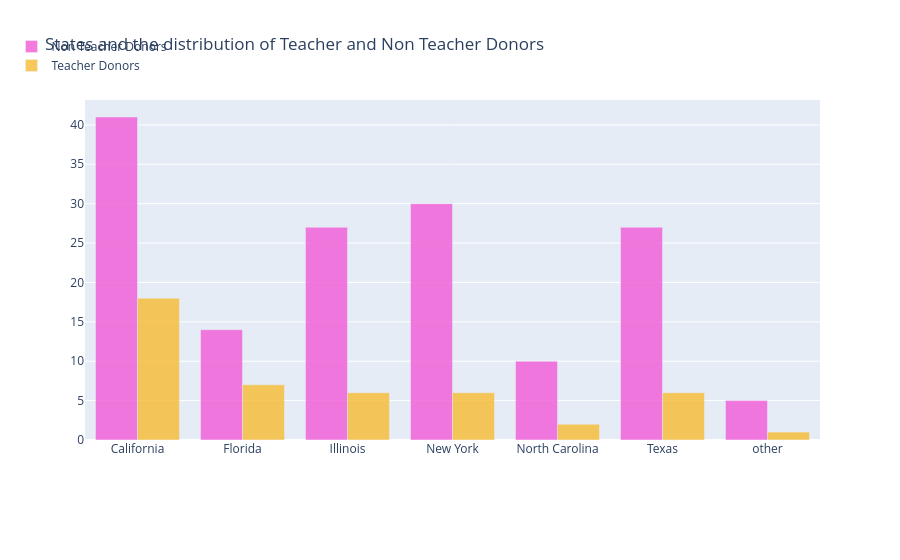

The notebook cell saved with this chart:
### Markdown cell above
Aunque el mayor número absoluto de donantes proviene del estado de **California**, ubicado en la costa oeste de Estados Unidos, se observa que la región de la **costa este** presenta una mayor densidad de donantes en comparación relativa.

Esto sugiere una distribución más concentrada en estados del este, donde la participación por área geográfica es más intensa. Adicionalmente, se identifica presencia de donantes en estados menos poblados como **Hawaii** y **Alaska**, lo que indica una cobertura amplia a nivel nacional.

En conjunto, estos resultados muestran que la actividad de donación no se limita a los principales centros urbanos, sino que está distribuida en distintas regiones del país con diferentes niveles de intensidad.

---

## <a id="2.6">2.6 Número de Docentes y Donantes No Docentes por Estado</a>

### Code cell
# which city and state has maximum teacher donors 
tempdf = donors_df.groupby(['Donor State', 'Donor Is Teacher']).agg({'Donor Is Teacher' : 'count' }).rename(columns={'Donor Is Teacher' : 'Teacher Donor Counts'}).reset_index()

no_df = tempdf[tempdf['Donor Is Teacher']=='No']
no_x = no_df['Donor State']
no_y = no_df['Teacher Donor Counts']
yes_df = tempdf[tempdf['Donor Is Teacher']=='Yes']
yes_x = yes_df['Donor State']
yes_y = yes_df['Teacher Donor Counts']

trace1 = go.Bar(
    x=no_x,
    y=no_y,
    name='Non Teacher Donors',
    marker=dict(color='#f259d6'),
    opacity=0.8
)
trace2 = go.Bar(
    x=yes_x,
    y=yes_y,
    name='Teacher Donors',
    marker=dict(color='#f7bb31'),
    opacity=0.8
)

data = [trace1, trace2]
layout = go.Layout(
    barmode='group',
    legend=dict(dict(x=-.1, y=1.2)),
    margin=dict(b=120),
    title = 'States and the distribution of Teacher and Non Teacher Donors',
)

fig = go.Figure(data=data, layout=layout)
iplot(fig, filename='grouped-bar')

### Figure 1 — Plotly figure (JSON) as saved in the notebook; plotly's stock layout.template omitted (floating-point values rounded to 4 significant figures)
{"data": [{"marker": {"color": "#f259d6"}, "name": "Non Teacher Donors", "opacity": 0.8, "type": "bar", "x": ["California", "Florida", "Illinois", "New York", "North Carolina", "Texas", "other"], "y": [41, 14, 27, 30, 10, 27, 5]}, {"marker": {"color": "#f7bb31"}, "name": "Teacher Donors", "opacity": 0.8, "type": "bar", "x": ["California", "Florida", "Illinois", "New York", "North Carolina", "Texas", "other"], "y": [18, 7, 6, 6, 2, 6, 1]}], "layout": {"barmode": "group", "legend": {"x": -0.1, "y": 1.2}, "margin": {"b": 120}, "title": {"text": "States and the distribution of Teacher and Non Teacher Donors"}}}
